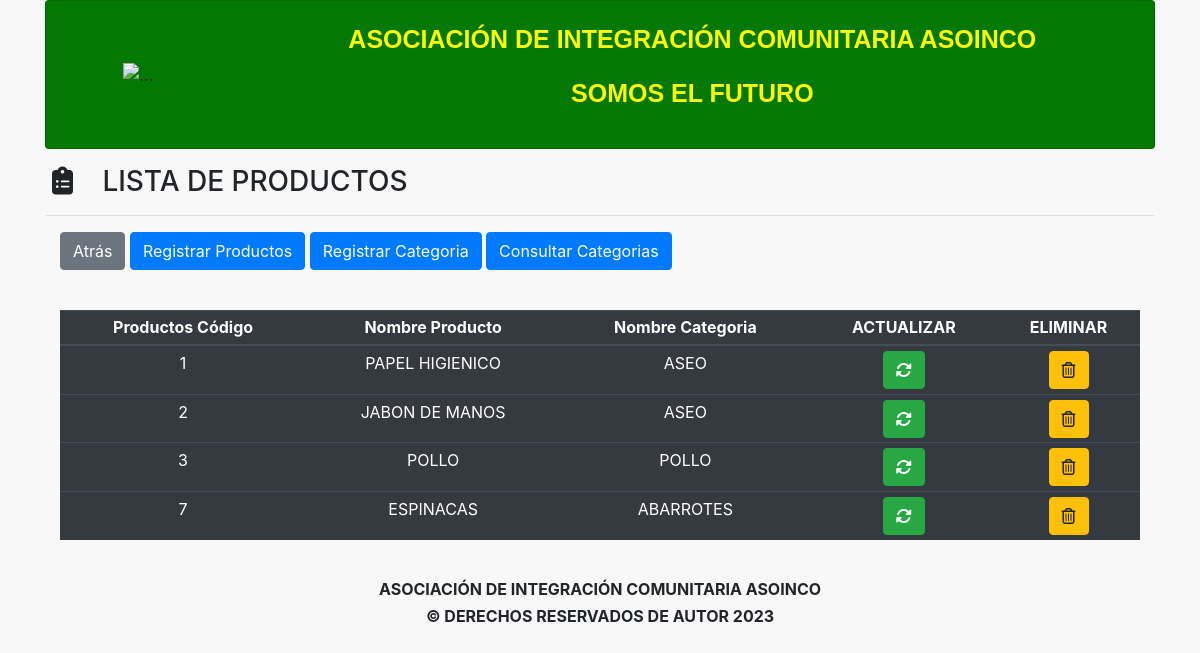
The app's page /?c=Productos&a=consultarProducto (signed in) with its own data.
### tables this page shows
CREATE TABLE `productos` (
  `productos_codigo` int(100) NOT NULL,
  `nombre_producto` varchar(80) NOT NULL,
  `categoria_codigo` int(11) NOT NULL
);

CREATE TABLE `categorias` (
  `categoria_codigo` int(11) NOT NULL,
  `usuario_codigo` int(11) NOT NULL,
  `nombre_categoria` varchar(150) NOT NULL
);

### models/Database.php (called while the page is built)
<?php
    class DataBase{
        public static function connection(){
            $hostname = "localhost";
            $port = "3306";
            $database = "prueba";
            $username = "root";
            $password = "";
			$pdo = new PDO("mysql:host=$hostname;port=$port;dbname=$database;charset=utf8",$username,$password);
			$pdo->setAttribute(PDO::ATTR_ERRMODE, PDO::ERRMODE_EXCEPTION);
			return $pdo;
		}
	}
?>

### models/Producto.php (called while the page is built, shortened)
<?php
    class Producto{
        private $dbh;
        protected $productos_codigo;
        protected $nombre_producto;
        protected $categoria_codigo;
        public function __construct(){
            try {
                $this->dbh = DataBase::connection();
                $a = func_get_args();
                $i = func_num_args();
                if (method_exists($this, $f = '__construct' . $i)) {
                    call_user_func_array(array($this, $f), $a);
                }
            } catch (Exception $e) {
                die($e->getMessage());
            }
        }
        public function __construct3($productos_codigo, $nombre_producto,$categoria_codigo){
            $this->productos_codigo = $productos_codigo;
            $this->nombre_producto = $nombre_producto;
            $this->categoria_codigo = $categoria_codigo;
        }
        public function getproductos_codigo(){
            return $this->productos_codigo;
        }
        public function getnombre_producto(){
            return $this->nombre_producto;
        }
        public function getcategoria_codigo(){
            return $this->categoria_codigo;
        }
        public function consultarProductos() {
            try {
                $productoList = [];
                $sql = 'SELECT * FROM PRODUCTOS,CATEGORIAS where categorias.categoria_codigo = productos.categoria_codigo';
                $stmt = $this->dbh->query($sql);
                foreach ($stmt->fetchAll() as $producto) {
                    $productoList[] = new Producto(
                        $producto['productos_codigo'],
                        $producto['nombre_producto'],
                        $producto['nombre_categoria']
                    );
                }
                return $productoList;
            } catch (Exception $e) {
                die($e->getMessage());
            }
        }
    }
?>

### views/modules/activosnofijos_alimentos/read.alimentos.view.php (the view, shortened to what this page needs)
<div class="full-box page-header">
	<h3 class="text-left">
		<i class="fas fa-clipboard-list fa-fw"></i> &nbsp; LISTA DE PRODUCTOS
		<hr>
	</h3>
</div>
<div class="container-fluid">
	<ul class="full-box list-unstyled page-nav-tabs">
		<li>
			<a href="?c=Dashboard" class="btn btn-secondary">Atrás</a>
			<a href="?c=Productos&a=registrarProductos" class="btn btn-primary">Registrar Productos</a>
			<a href="?c=Categorias&a=registrarCategorias" class="btn btn-primary">Registrar Categoria</a>
			<a href="?c=Categorias&a=consultarCategoria" class="btn btn-primary">Consultar Categorias</a>
		</li>
		<br>
	</ul>
</div>
<div class="container-fluid">
	<div class="table-responsive">
		<table class="table table-dark table-sm">
			<thead>
				<tr class="text-center roboto-medium">
					<th>Productos Código</th>
					<th>Nombre Producto</th>
                    <th>Nombre Categoria</th>
					<th>ACTUALIZAR</th>
					<th>ELIMINAR</th>
				</tr>
			</thead>
			<tbody>
				<?php foreach ($producto as $producto): ?>
					<tr class="text-center">
						<td>
							<?php echo $producto->getproductos_codigo(); ?>
						</td>
						<td>
							<?php echo $producto->getnombre_producto(); ?>
						</td>
                        <td>
							<?php echo $producto->getcategoria_codigo(); ?>
						</td>
						<td>
                             <a href="" class="btn btn-success">
                                 <i class="fas fa-sync-alt"></i>
                             </a>
                         </td>
                         <td>
                             <a href="" class="btn btn-warning">
                                 <i class="far fa-trash-alt"></i>
                             </a>
                         </td>
					</tr>
				<?php endforeach; ?>
			</tbody>
		</table>
	</div>
</div>

### assets/css/styles.css (style rules this page uses)
body { background-color: rgb(248, 248, 248); }

### records on screen
productos: productos_codigo "1", nombre_producto "PAPEL HIGIENICO", categoria_codigo.nombre_categoria "ASEO"
productos: productos_codigo "2", nombre_producto "JABON DE MANOS", categoria_codigo.nombre_categoria "ASEO"
productos: productos_codigo "3", nombre_producto "POLLO", categoria_codigo.nombre_categoria "POLLO"
productos: productos_codigo "7", nombre_producto "ESPINACAS", categoria_codigo.nombre_categoria "ABARROTES"
